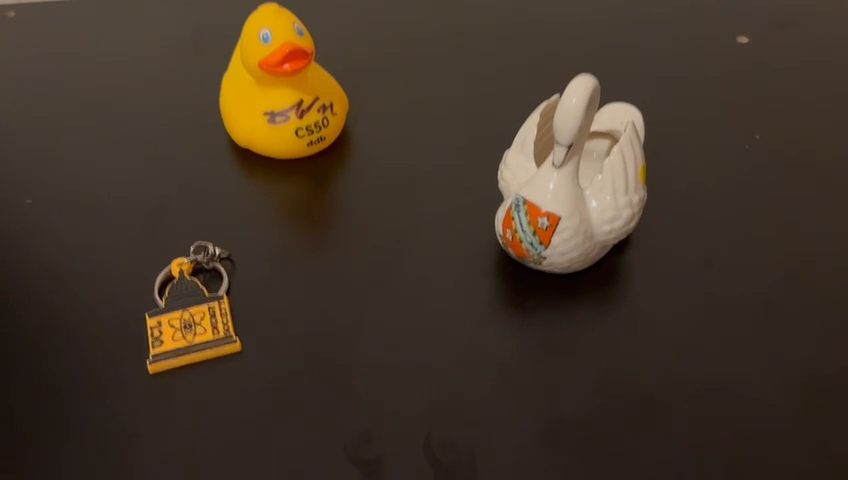
#> input picture frame 23 of videos/video1.mp4, 848 x 480 px
$ python process_pre_sam3_optical_flow.py
#> lines starting #> are read from the running program, lines starting #| are printed output that depends on the picture
"""
Optical flow-based adaptive frame extraction for SAM3 video processing.
Uses Farneback optical flow to detect actual motion/geometry changes,
ignoring lighting variations and compression artifacts.

This is the industry-standard approach for adaptive video sampling.
"""

from pathlib import Path
import sys
import cv2
import numpy as np
import time

PROJECT_ROOT = Path(__file__).resolve().parents[1]
if str(PROJECT_ROOT) not in sys.path:
    sys.path.insert(0, str(PROJECT_ROOT))

VIDEO_DIR = "videos"
OUT_DIR = "data/pre_sam_optical/images"

RESIZE_WIDTH = 640  # None to disable
MOTION_THRESHOLD = 0.6  # Motion score threshold (tune based on your video)
MIN_FRAME_INTERVAL = 2  # Minimum frames between saved frames
MAX_FRAME_INTERVAL = 30  # Maximum frames between saved frames (ensure coverage)


def calculate_optical_flow_motion(prev_gray, curr_gray):
    """
    Calculate motion score using Farneback optical flow.
    Returns a scalar representing the average motion magnitude.

    Higher values = more motion
    Lower values = static scene
    """
    # Farneback optical flow parameters
    flow = cv2.calcOpticalFlowFarneback(
        prev_gray,
        curr_gray,
        None,
        pyr_scale=0.5,      # Image pyramid scale
        levels=3,           # Number of pyramid layers
        winsize=15,         # Averaging window size
        iterations=3,       # Iterations at each pyramid level
        poly_n=5,           # Size of pixel neighborhood
        poly_sigma=1.2,     # Gaussian standard deviation
        flags=0
    )

    # Convert flow to polar coordinates (magnitude and angle)
    mag, ang = cv2.cartToPolar(flow[..., 0], flow[..., 1])

    # Motion score is simply the average magnitude
    motion_score = mag.mean()

    return motion_score, mag


def extract_frames_optical_flow(video_path, out_dir, motion_threshold=1.0,
                                 resize_width=None, min_interval=2, max_interval=30):
    """
    Extract frames adaptively based on optical flow motion detection.

    Args:
        video_path: Path to input video
        out_dir: Output directory for frames
        motion_threshold: Threshold for motion score
        resize_width: Width to resize frames to (None to disable)
        min_interval: Minimum frames between saved frames
        max_interval: Maximum frames between saved frames

    Returns:
        dict: Statistics about the extraction process
    """
#> called with motion_threshold = 0.6, resize_width = 640, min_interval = 2, max_interval = 30
    out_dir = Path(out_dir)
    out_dir.mkdir(parents=True, exist_ok=True)

    cap = cv2.VideoCapture(str(video_path))

    # Get video properties
    total_frames = int(cap.get(cv2.CAP_PROP_FRAME_COUNT))
    fps = cap.get(cv2.CAP_PROP_FPS)

    idx = 0
    saved = 0
    skipped = 0
    prev_gray = None
    last_saved_idx = -min_interval

    motion_scores = []
    start_time = time.time()

    print(f"Video properties: {total_frames} frames @ {fps:.2f} fps")
    print(f"Motion threshold: {motion_threshold}")
    print(f"Processing frames...\n")

    while True:
        ret, frame = cap.read()
#> frame is the input picture: shape (480, 848, 3); mean B, G, R 39.8, 53.8, 67.8
        if not ret:
            break

        # Resize frame if requested
        processed_frame = frame.copy()
        if resize_width:
            h, w = processed_frame.shape[:2]
#> h = 480; w = 848
            scale = resize_width / w
#> scale = 0.755
            processed_frame = cv2.resize(
                processed_frame,
                (resize_width, int(h * scale)),
                interpolation=cv2.INTER_LINEAR,
            )

        # Convert to grayscale for optical flow
        curr_gray = cv2.cvtColor(processed_frame, cv2.COLOR_BGR2GRAY)
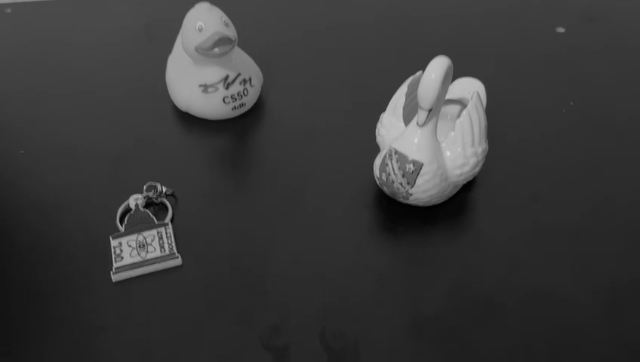
#> curr_gray: shape (362, 640); min 1, max 219, mean 56.5

        should_save = False
        motion_score = None

        # First frame is always saved
        if prev_gray is None:
            should_save = True
        else:
            # Calculate optical flow motion
            motion_score, _ = calculate_optical_flow_motion(prev_gray, curr_gray)
            motion_scores.append(motion_score)

            # Check frame interval constraints
            frames_since_last_save = idx - last_saved_idx

            # Decision logic (clean and simple)
            if frames_since_last_save < min_interval:
                # Too soon - skip
                should_save = False
            elif motion_score > motion_threshold:
                # Significant motion detected - save
                should_save = True
            elif frames_since_last_save >= max_interval:
                # Force save to ensure coverage
                should_save = True
            else:
                # Not enough motion and within interval - skip
                should_save = False

        if should_save:
            cv2.imwrite(str(out_dir / f"frame_{saved:06d}.jpg"), processed_frame)
            last_saved_idx = idx
            saved += 1

            if saved % 10 == 0:
                print(f"Progress: {idx}/{total_frames} frames processed, {saved} saved", end='\r')
        else:
            skipped += 1

        # Update previous frame
        prev_gray = curr_gray.copy()
        idx += 1

    cap.release()
    elapsed_time = time.time() - start_time

    # Calculate statistics
    stats = {
        'total_frames': total_frames,
        'frames_saved': saved,
        'frames_skipped': skipped,
        'compression_ratio': (1 - saved / total_frames) * 100 if total_frames > 0 else 0,
        'fps': fps,
        'processing_time': elapsed_time,
        'avg_motion': np.mean(motion_scores) if motion_scores else 0,
        'min_motion': np.min(motion_scores) if motion_scores else 0,
        'max_motion': np.max(motion_scores) if motion_scores else 0,
        'median_motion': np.median(motion_scores) if motion_scores else 0,
    }

    return stats


def print_stats(stats, video_name):
    """Print extraction statistics in a readable format."""
    print(f"\n{'='*60}")
    print(f"Statistics for: {video_name}")
    print(f"{'='*60}")
    print(f"Total frames in video:     {stats['total_frames']}")
    print(f"Frames saved:              {stats['frames_saved']}")
    print(f"Frames skipped:            {stats['frames_skipped']}")
    print(f"Compression ratio:         {stats['compression_ratio']:.2f}%")
    print(f"Original FPS:              {stats['fps']:.2f}")
    print(f"Effective FPS (saved):     {stats['frames_saved']/stats['total_frames']*stats['fps']:.2f}")
    print(f"Processing time:           {stats['processing_time']:.2f}s")
    if stats['avg_motion'] > 0:
        print(f"\nOptical Flow Motion metrics:")
        print(f"  Average motion:          {stats['avg_motion']:.4f}")
        print(f"  Median motion:           {stats['median_motion']:.4f}")
        print(f"  Min motion:              {stats['min_motion']:.4f}")
        print(f"  Max motion:              {stats['max_motion']:.4f}")
    print(f"{'='*60}\n")


def main():
    video_dir = Path(VIDEO_DIR)
    out_root = Path(OUT_DIR)
    out_root.mkdir(parents=True, exist_ok=True)

    print("="*60)
    print("OPTICAL FLOW ADAPTIVE FRAME EXTRACTION FOR SAM3")
    print("="*60)
    print(f"Videos directory:     {VIDEO_DIR}")
    print(f"Output directory:     {OUT_DIR}")
    print(f"Resize width:         {RESIZE_WIDTH}")
    print(f"Motion threshold:     {MOTION_THRESHOLD}")
    print(f"Min frame interval:   {MIN_FRAME_INTERVAL}")
    print(f"Max frame interval:   {MAX_FRAME_INTERVAL}")
    print("="*60 + "\n")

    patterns = ("*.mp4", "*.mov", "*.avi", "*.mkv", "*.MP4", "*.MOV", "*.AVI", "*.MKV")
    files = []
    for pat in patterns:
        files.extend(sorted(video_dir.glob(pat)))

    if not files:
        print(f"No video files found in {video_dir}. Nothing to process.")
        return

    all_stats = {}
    for video in files:
        video_out = out_root / video.stem
        video_out.mkdir(parents=True, exist_ok=True)

        print(f"\nProcessing: {video.name}")
        print(f"Output to: {video_out}\n")

        stats = extract_frames_optical_flow(
            video_path=video,
            out_dir=video_out,
            motion_threshold=MOTION_THRESHOLD,
            resize_width=RESIZE_WIDTH,
            min_interval=MIN_FRAME_INTERVAL,
            max_interval=MAX_FRAME_INTERVAL,
        )

        all_stats[video.name] = stats
        print_stats(stats, video.name)

    print("\n" + "="*60)
    print("SUMMARY OF ALL VIDEOS")
    print("="*60)
    total_original = sum(s['total_frames'] for s in all_stats.values())
    total_saved = sum(s['frames_saved'] for s in all_stats.values())
    print(f"Total frames across all videos: {total_original}")
    print(f"Total frames saved:             {total_saved}")
    print(f"Overall compression ratio:      {(1 - total_saved/total_original)*100:.2f}%")
    print("="*60)

    print("\nOptical flow-based pre-SAM processing complete!")


if __name__ == "__main__":
    main()

$ run again, starting later in the video
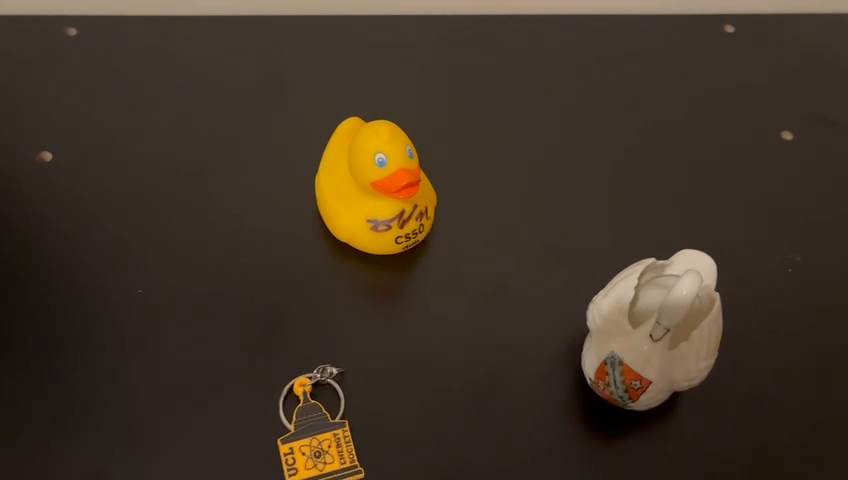
#> input picture frame 107 of videos/video1.mp4, 848 x 480 px
#> in extract_frames_optical_flow, frame is the input picture: shape (480, 848, 3); mean B, G, R 38.5, 51.5, 64.5
#> in extract_frames_optical_flow, `curr_gray = cv2.cvtColor(processed_frame, cv2.COLOR_BGR2GRAY)`:
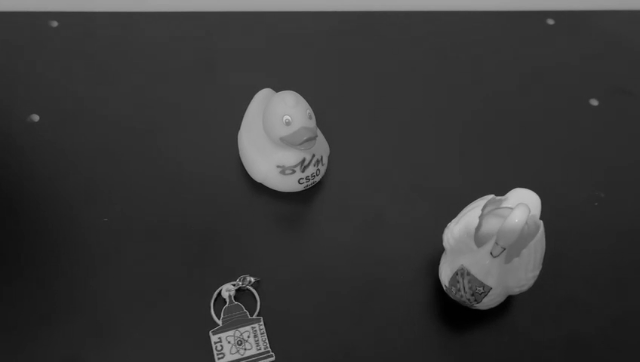
#> curr_gray: shape (362, 640); min 0, max 213, mean 54

$ run again, starting later in the video
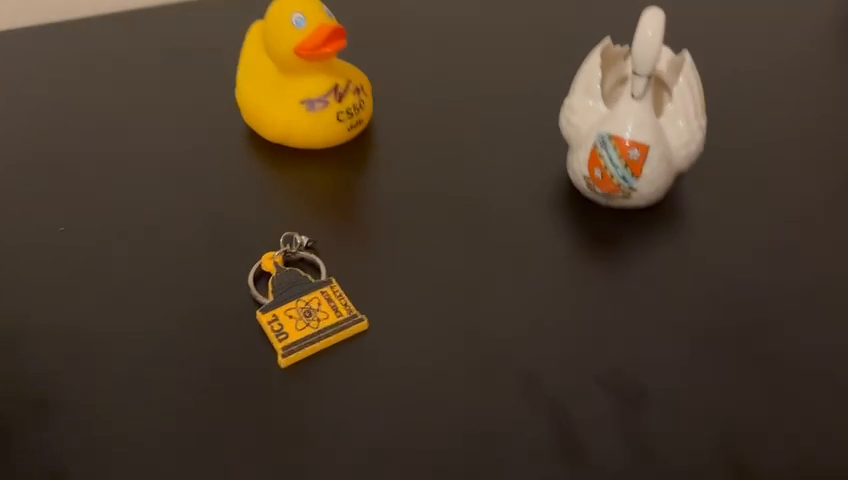
#> input picture frame 190 of videos/video1.mp4, 848 x 480 px
#> in extract_frames_optical_flow, frame is the input picture: shape (480, 848, 3); mean B, G, R 42.5, 58.4, 73.6
#> in extract_frames_optical_flow, `curr_gray = cv2.cvtColor(processed_frame, cv2.COLOR_BGR2GRAY)`:
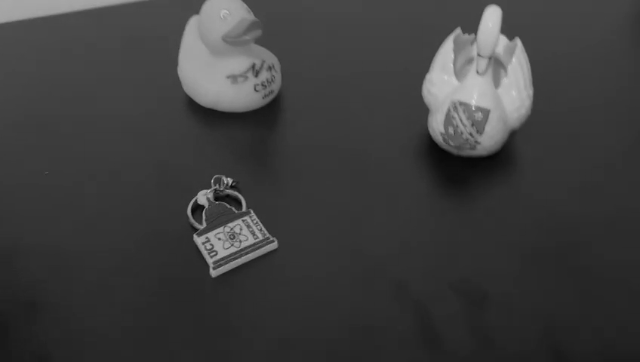
#> curr_gray: shape (362, 640); min 3, max 220, mean 61.3
